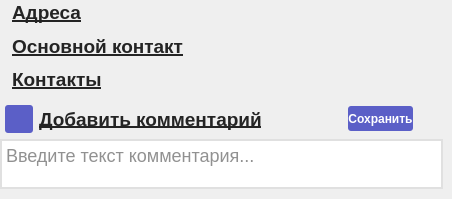
                   <widget class="QWidget" name="widget_13" native="true">
                    <property name="sizePolicy">
                     <sizepolicy hsizetype="Preferred" vsizetype="Expanding">
                      <horstretch>0</horstretch>
                      <verstretch>0</verstretch>
                     </sizepolicy>
                    </property>
                    <property name="minimumSize">
                     <size>
                      <width>0</width>
                      <height>0</height>
                     </size>
                    </property>
                    <property name="styleSheet">
                     <string notr="true">#widget_13{
border-right:10px solid black;
	border-color:qlineargradient(spread:pad, x1:0, y1:0, x2:1, y2:0, stop:0 rgba(240, 240, 240, 255), stop:1 rgba(222, 222, 222, 255));
}</string>
                    </property>
                    <layout class="QVBoxLayout" name="verticalLayout_7">
                     <property name="leftMargin">
                      <number>0</number>
                     </property>
                     <property name="topMargin">
                      <number>0</number>
                     </property>
                     <property name="rightMargin">
                      <number>9</number>
                     </property>
                     <property name="bottomMargin">
                      <number>0</number>
                     </property>
                     <item>
                      <spacer name="verticalSpacer_11">
                       <property name="orientation">
                        <enum>Qt::Vertical</enum>
                       </property>
                       <property name="sizeType">
                        <enum>QSizePolicy::Fixed</enum>
                       </property>
                       <property name="sizeHint" stdset="0">
                        <size>
                         <width>20</width>
                         <height>1</height>
                        </size>
                       </property>
                      </spacer>
                     </item>
                     <item>
                      <layout class="QVBoxLayout" name="verticalLayout_81">
                       <property name="spacing">
                        <number>5</number>
                       </property>
                       <property name="leftMargin">
                        <number>2</number>
                       </property>
                       <property name="topMargin">
                        <number>0</number>
                       </property>
                       <property name="rightMargin">
                        <number>2</number>
                       </property>
                       <item>
                        <layout class="QHBoxLayout" name="horizontalLayout_96">
                         <item>
                          <spacer name="horizontalSpacer_121">
                           <property name="orientation">
                            <enum>Qt::Horizontal</enum>
                           </property>
                           <property name="sizeType">
                            <enum>QSizePolicy::Fixed</enum>
                           </property>
                           <property name="sizeHint" stdset="0">
                            <size>
                             <width>10</width>
                             <height>20</height>
                            </size>
                           </property>
                          </spacer>
                         </item>
                         <item>
                          <widget class="QLabel" name="label_44">
                           <property name="font">
                            <font>
                             <pointsize>14</pointsize>
                             <bold>true</bold>
                             <underline>true</underline>
                            </font>
                           </property>
                           <property name="styleSheet">
                            <string notr="true">Color:rgb(36,36,36);
border:0px;</string>
                           </property>
                           <property name="text">
                            <string>Адреса</string>
                           </property>
                          </widget>
                         </item>
                         <item>
                          <spacer name="horizontalSpacer_122">
                           <property name="orientation">
                            <enum>Qt::Horizontal</enum>
                           </property>
                           <property name="sizeHint" stdset="0">
                            <size>
                             <width>128</width>
                             <height>20</height>
                            </size>
                           </property>
                          </spacer>
                         </item>
                        </layout>
                       </item>
                       <item>
                        <widget class="QWidget" name="widget_clientMainAddress" native="true">
                         <property name="sizePolicy">
                          <sizepolicy hsizetype="MinimumExpanding" vsizetype="Minimum">
                           <horstretch>0</horstretch>
                           <verstretch>0</verstretch>
                          </sizepolicy>
                         </property>
                         <property name="minimumSize">
                          <size>
                           <width>0</width>
                           <height>0</height>
                          </size>
                         </property>
                         <property name="font">
                          <font>
                           <pointsize>12</pointsize>
                          </font>
                         </property>
                         <property name="styleSheet">
                          <string notr="true"/>
                         </property>
                         <layout class="QVBoxLayout" name="verticalLayout_43">
                          <property name="spacing">
                           <number>4</number>
                          </property>
                          <property name="leftMargin">
                           <number>0</number>
                          </property>
                          <property name="topMargin">
                           <number>0</number>
                          </property>
                          <property name="rightMargin">
                           <number>0</number>
                          </property>
                          <property name="bottomMargin">
                           <number>0</number>
                          </property>
                         </layout>
                        </widget>
                       </item>
                      </layout>
                     </item>
                     <item>
                      <layout class="QVBoxLayout" name="verticalLayout_9">
                       <property name="spacing">
                        <number>5</number>
                       </property>
                       <property name="leftMargin">
                        <number>2</number>
                       </property>
                       <property name="topMargin">
                        <number>0</number>
                       </property>
                       <property name="rightMargin">
                        <number>2</number>
                       </property>
                       <property name="bottomMargin">
                        <number>0</number>
                       </property>
                       <item>
                        <widget class="QWidget" name="widget_clientMainPhones_main" native="true">
                         <property name="minimumSize">
                          <size>
                           <width>0</width>
                           <height>0</height>
                          </size>
                         </property>
                         <property name="styleSheet">
                          <string notr="true"/>
                         </property>
                         <layout class="QVBoxLayout" name="verticalLayout_27">
                          <property name="spacing">
                           <number>5</number>
                          </property>
                          <property name="leftMargin">
                           <number>0</number>
                          </property>
                          <property name="topMargin">
                           <number>0</number>
                          </property>
                          <property name="rightMargin">
                           <number>0</number>
                          </property>
                          <property name="bottomMargin">
                           <number>0</number>
                          </property>
                          <item>
                           <layout class="QHBoxLayout" name="horizontalLayout_32">
                            <item>
                             <spacer name="horizontalSpacer_5">
                              <property name="orientation">
                               <enum>Qt::Horizontal</enum>
                              </property>
                              <property name="sizeType">
                               <enum>QSizePolicy::Fixed</enum>
                              </property>
                              <property name="sizeHint" stdset="0">
                               <size>
                                <width>10</width>
                                <height>20</height>
                               </size>
                              </property>
                             </spacer>
                            </item>
                            <item>
                             <widget class="QLabel" name="label_25">
                              <property name="font">
                               <font>
                                <pointsize>14</pointsize>
                                <bold>true</bold>
                                <underline>true</underline>
                               </font>
                              </property>
                              <property name="styleSheet">
                               <string notr="true">Color:rgb(36,36,36);
border:0px;</string>
                              </property>
                              <property name="text">
                               <string>Основной контакт</string>
                              </property>
                             </widget>
                            </item>
                            <item>
                             <spacer name="horizontalSpacer_18">
                              <property name="orientation">
                               <enum>Qt::Horizontal</enum>
                              </property>
                              <property name="sizeHint" stdset="0">
                               <size>
                                <width>128</width>
                                <height>20</height>
                               </size>
                              </property>
                             </spacer>
                            </item>
                           </layout>
                          </item>
                          <item>
                           <widget class="QWidget" name="widget_clientMainPhones" native="true">
                            <property name="sizePolicy">
                             <sizepolicy hsizetype="MinimumExpanding" vsizetype="Minimum">
                              <horstretch>0</horstretch>
                              <verstretch>0</verstretch>
                             </sizepolicy>
                            </property>
                            <property name="minimumSize">
                             <size>
                              <width>0</width>
                              <height>0</height>
                             </size>
                            </property>
                            <property name="maximumSize">
                             <size>
                              <width>16777215</width>
                              <height>16777215</height>
                             </size>
                            </property>
                            <property name="font">
                             <font>
                              <pointsize>12</pointsize>
                             </font>
                            </property>
                            <property name="styleSheet">
                             <string notr="true"/>
                            </property>
                            <layout class="QVBoxLayout" name="verticalLayout_22">
                             <property name="spacing">
                              <number>4</number>
                             </property>
                             <property name="leftMargin">
                              <number>0</number>
                             </property>
                             <property name="topMargin">
                              <number>0</number>
                             </property>
                             <property name="rightMargin">
                              <number>0</number>
                             </property>
                             <property name="bottomMargin">
                              <number>0</number>
                             </property>
                            </layout>
                           </widget>
                          </item>
                         </layout>
                        </widget>
                       </item>
                       <item>
                        <widget class="QWidget" name="widget_clientPhones_main" native="true">
                         <property name="minimumSize">
                          <size>
                           <width>0</width>
                           <height>0</height>
                          </size>
                         </property>
                         <layout class="QVBoxLayout" name="verticalLayout_32">
                          <property name="spacing">
                           <number>5</number>
                          </property>
                          <property name="leftMargin">
                           <number>0</number>
                          </property>
                          <property name="topMargin">
                           <number>0</number>
                          </property>
                          <property name="rightMargin">
                           <number>0</number>
                          </property>
                          <property name="bottomMargin">
                           <number>0</number>
                          </property>
                          <item>
                           <layout class="QHBoxLayout" name="horizontalLayout_86">
                            <item>
                             <spacer name="horizontalSpacer_12">
                              <property name="orientation">
                               <enum>Qt::Horizontal</enum>
                              </property>
                              <property name="sizeType">
                               <enum>QSizePolicy::Fixed</enum>
                              </property>
                              <property name="sizeHint" stdset="0">
                               <size>
                                <width>10</width>
                                <height>20</height>
                               </size>
                              </property>
                             </spacer>
                            </item>
                            <item>
                             <widget class="QLabel" name="label_26">
                              <property name="font">
                               <font>
                                <pointsize>14</pointsize>
                                <bold>true</bold>
                                <underline>true</underline>
                               </font>
                              </property>
                              <property name="styleSheet">
                               <string notr="true">Color:rgb(36,36,36);
border:0px;</string>
                              </property>
                              <property name="text">
                               <string>Контакты</string>
                              </property>
                             </widget>
                            </item>
                            <item>
                             <spacer name="horizontalSpacer_52">
                              <property name="orientation">
                               <enum>Qt::Horizontal</enum>
                              </property>
                              <property name="sizeHint" stdset="0">
                               <size>
                                <width>128</width>
                                <height>20</height>
                               </size>
                              </property>
                             </spacer>
                            </item>
                           </layout>
                          </item>
                          <item>
                           <widget class="QWidget" name="widget_clientPhones" native="true">
                            <property name="sizePolicy">
                             <sizepolicy hsizetype="MinimumExpanding" vsizetype="Minimum">
                              <horstretch>0</horstretch>
                              <verstretch>0</verstretch>
                             </sizepolicy>
                            </property>
                            <property name="minimumSize">
                             <size>
                              <width>0</width>
                              <height>0</height>
                             </size>
                            </property>
                            <property name="maximumSize">
                             <size>
                              <width>16777215</width>
                              <height>16777215</height>
                             </size>
                            </property>
                            <property name="font">
                             <font>
                              <pointsize>12</pointsize>
                             </font>
                            </property>
                            <property name="styleSheet">
                             <string notr="true"/>
                            </property>
                            <layout class="QVBoxLayout" name="verticalLayout_48">
                             <property name="spacing">
                              <number>4</number>
                             </property>
                             <property name="leftMargin">
                              <number>0</number>
                             </property>
                             <property name="topMargin">
                              <number>0</number>
                             </property>
                             <property name="rightMargin">
                              <number>0</number>
                             </property>
                             <property name="bottomMargin">
                              <number>0</number>
                             </property>
                            </layout>
                           </widget>
                          </item>
                         </layout>
                        </widget>
                       </item>
                      </layout>
                     </item>
                     <item>
                      <layout class="QVBoxLayout" name="verticalLayout_10">
                       <item>
                        <layout class="QHBoxLayout" name="horizontalLayout_16">
                         <property name="topMargin">
                          <number>3</number>
                         </property>
                         <item>
                          <spacer name="horizontalSpacer_19">
                           <property name="orientation">
                            <enum>Qt::Horizontal</enum>
                           </property>
                           <property name="sizeType">
                            <enum>QSizePolicy::Fixed</enum>
                           </property>
                           <property name="sizeHint" stdset="0">
                            <size>
                             <width>5</width>
                             <height>20</height>
                            </size>
                           </property>
                          </spacer>
                         </item>
                         <item>
                          <widget class="QPushButton" name="pushButton_addNote">
                           <property name="sizePolicy">
                            <sizepolicy hsizetype="Fixed" vsizetype="Fixed">
                             <horstretch>0</horstretch>
                             <verstretch>0</verstretch>
                            </sizepolicy>
                           </property>
                           <property name="minimumSize">
                            <size>
                             <width>28</width>
                             <height>28</height>
                            </size>
                           </property>
                           <property name="maximumSize">
                            <size>
                             <width>28</width>
                             <height>28</height>
                            </size>
                           </property>
                           <property name="styleSheet">
                            <string notr="true">QPushButton{color:white;
background-color:rgb(91,95,199);
border-radius:3px;
}

QPushButton:hover{ 
color:white;
background-color:rgb(68,71,145);
border-radius:3px;
}</string>
                           </property>
                           <property name="text">
                            <string/>
                           </property>
                           <property name="icon">
                            <iconset resource="recources.qrc">
                             <normaloff>:/images/images/plus-8-12.png</normaloff>:/images/images/plus-8-12.png</iconset>
                           </property>
                           <property name="iconSize">
                            <size>
                             <width>12</width>
                             <height>12</height>
                            </size>
                           </property>
                          </widget>
                         </item>
                         <item>
                          <widget class="QLabel" name="label_2">
                           <property name="font">
                            <font>
                             <pointsize>14</pointsize>
                             <bold>true</bold>
                             <underline>true</underline>
                            </font>
                           </property>
                           <property name="styleSheet">
                            <string notr="true">Color:rgb(36,36,36);</string>
                           </property>
                           <property name="text">
                            <string>Добавить комментарий</string>
                           </property>
                          </widget>
                         </item>
                         <item>
                          <spacer name="horizontalSpacer_20">
                           <property name="orientation">
                            <enum>Qt::Horizontal</enum>
                           </property>
                           <property name="sizeHint" stdset="0">
                            <size>
                             <width>80</width>
                             <height>20</height>
                            </size>
                           </property>
                          </spacer>
                         </item>
                         <item>
                          <widget class="QPushButton" name="pushButton_saveNote">
                           <property name="sizePolicy">
                            <sizepolicy hsizetype="Expanding" vsizetype="Fixed">
                             <horstretch>0</horstretch>
                             <verstretch>0</verstretch>
                            </sizepolicy>
                           </property>
                           <property name="minimumSize">
                            <size>
                             <width>65</width>
                             <height>25</height>
                            </size>
                           </property>
                           <property name="maximumSize">
                            <size>
                             <width>65</width>
                             <height>16777215</height>
                            </size>
                           </property>
                           <property name="font">
                            <font>
                             <bold>true</bold>
                            </font>
                           </property>
                           <property name="styleSheet">
                            <string notr="true">QPushButton{color:white;
background-color:rgb(91,95,199);
border-radius:3px;
}

QPushButton:hover{ 
color:white;
background-color:rgb(68,71,145);
border-radius:3px;
}</string>
                           </property>
                           <property name="text">
                            <string>Сохранить</string>
                           </property>
                          </widget>
                         </item>
                         <item>
                          <spacer name="horizontalSpacer_14">
                           <property name="orientation">
                            <enum>Qt::Horizontal</enum>
                           </property>
                           <property name="sizeType">
                            <enum>QSizePolicy::Fixed</enum>
                           </property>
                           <property name="sizeHint" stdset="0">
                            <size>
                             <width>30</width>
                             <height>20</height>
                            </size>
                           </property>
                          </spacer>
                         </item>
                        </layout>
                       </item>
                      </layout>
                     </item>
                     <item>
                      <widget class="QTextEdit" name="textEdit">
                       <property name="maximumSize">
                        <size>
                         <width>16777215</width>
                         <height>50</height>
                        </size>
                       </property>
                       <property name="font">
                        <font>
                         <pointsize>-1</pointsize>
                         <italic>false</italic>
                         <bold>false</bold>
                        </font>
                       </property>
                       <property name="styleSheet">
                        <string notr="true">border: 2px solid black;
border-color:rgb(224,224,224);
background-color:rgb(255,255,255);
color:rgb(36,36,36);
font: 18px;</string>
                       </property>
                       <property name="placeholderText">
                        <string>Введите текст комментария...</string>
                       </property>
                      </widget>
                     </item>
                     <item>
                      <widget class="QWidget" name="widget_2" native="true">
                       <property name="sizePolicy">
                        <sizepolicy hsizetype="Expanding" vsizetype="Minimum">
                         <horstretch>0</horstretch>
                         <verstretch>0</verstretch>
                        </sizepolicy>
                       </property>
                       <property name="minimumSize">
                        <size>
                         <width>0</width>
                         <height>0</height>
                        </size>
                       </property>
                       <property name="font">
                        <font>
                         <pointsize>12</pointsize>
                        </font>
                       </property>
                       <property name="styleSheet">
                        <string notr="true"/>
                       </property>
                       <layout class="QVBoxLayout" name="verticalLayout_11">
                        <property name="spacing">
                         <number>4</number>
                        </property>
                        <property name="leftMargin">
                         <number>0</number>
                        </property>
                        <property name="topMargin">
                         <number>4</number>
                        </property>
                        <property name="rightMargin">
                         <number>0</number>
                        </property>
                        <property name="bottomMargin">
                         <number>0</number>
                        </property>
                       </layout>
                      </widget>
                     </item>
                     <item>
                      <spacer name="verticalSpacer_4">
                       <property name="orientation">
                        <enum>Qt::Vertical</enum>
                       </property>
                       <property name="sizeHint" stdset="0">
                        <size>
                         <width>40</width>
                         <height>0</height>
                        </size>
                       </property>
                      </spacer>
                     </item>
                    </layout>
                   </widget>
